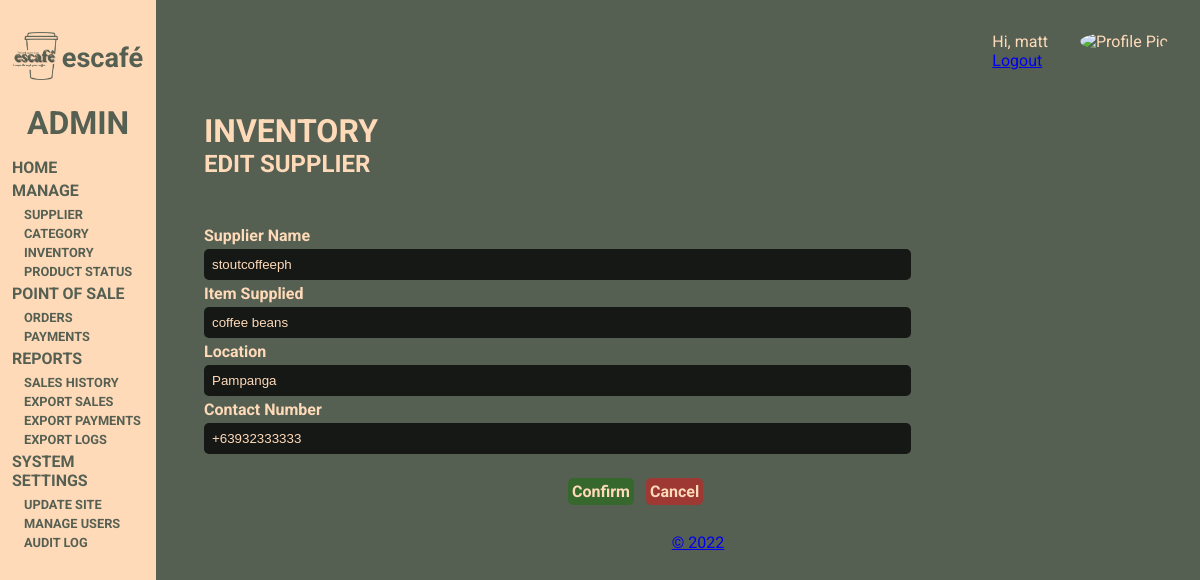
Screenshot of /pages/admin-dashboard-edit-supplier.php?supplierID=7 (signed in) with the database file from the repository.
### tables this page shows
CREATE TABLE `sitesettings` (
  `siteName` varchar(100) NOT NULL,
  `siteLogo` varchar(255) NOT NULL,
  `balance` double NOT NULL
);

CREATE TABLE `supplier` (
  `supplierID` int(11) NOT NULL,
  `supplierName` varchar(255) NOT NULL,
  `itemSupplied` varchar(255) NOT NULL,
  `contactNumber` varchar(12) NOT NULL,
  `location` varchar(255) NOT NULL
);

### connect/config.php (called while the page is built, shortened)
<?php
     $pdo = new PDO('mysql:host=localhost;port=3306;dbname=escafe','root','');
     $pdo->setAttribute(PDO::ATTR_DEFAULT_FETCH_MODE, PDO::FETCH_ASSOC);
     $pdo -> setAttribute(PDO::ATTR_ERRMODE, PDO::ERRMODE_EXCEPTION);
     $statement = $pdo -> prepare ("SELECT * FROM sitesettings");
     $statement -> execute([]);
     $site = $statement -> fetch(0);
     $siteName = $site['siteName'];
?>

### connect/session.php (called while the page is built, shortened)
<?php
    if (isset($_SESSION['profilePic'])){
        $pic = $_SESSION['profilePic'];
    } else {
        $_SESSION['profilePic'] = "\images\blank.png";
    }
?>

### pages/admin-dashboard-edit-supplier.php (the view, shortened to what this page needs)
<?php
    include '../connect/session.php';
    require_once '../connect/config.php';
    $statement = $pdo -> prepare("SELECT * FROM supplier WHERE supplierID = :id");
    $statement -> execute([
        ':id' => $_GET['supplierID']
    ]);
    $supplier = $statement -> fetch(0);
?>
<!DOCTYPE html>
<html lang="en">
<head>
    <link rel="stylesheet" href="../css/dashboard.css">
</head>
<body>
    <?php include './admin-header.php'; ?>
    <main>
        <div class="main-wrapper">
            <div class="user">
                <div class="user-text">
                    <p>Hi, <?php echo $_SESSION['username']?></p>
                    <a href="../connect/logout.php">Logout</a>
                </div>
                <div class="user-image">
                    <img src='<?php
                                    if($pic != null)
                                        echo '../connect/'.$pic;
                                    else
                                        echo '../img/users/blank.png';
                              ?>' alt="Profile Pic">
                </div>
            </div>
            <div class="dashboard-sub">
                <h1>INVENTORY</h1>
                <h2>EDIT SUPPLIER</h2>
                <form action="../connect/editSupplier.php?supplierID=<?php echo $supplier['supplierID'] ?>" method="post">
                    <label for="supplierName">Supplier Name</label> <br>
                    <input type="text" name="supplierName" id="supplierName" value="<?php echo $supplier['supplierName']; ?>"> <br>
                    <label for="itemSupplied">Item Supplied</label> <br>
                    <input type="text" name="itemSupplied" id="itemSupplied" value="<?php echo $supplier['itemSupplied']; ?>"><br>
                    <label for="location">Location</label> <br>
                    <input type="text" name="location" id="location" value="<?php echo $supplier['location']; ?>"> <br>
                    <label for="contactNumber">Contact Number</label> <br>
                    <input type="text" name="contactNumber" id="contactNumber" value="<?php echo $supplier['contactNumber']; ?>" maxlength=12;><br>
                    <div class="action-buttons">
                        <input type="submit" value="Confirm" class="view-btn btn">
                        <a href="./admin-dashboard-inv-supplier.php" class="delete-btn btn">Cancel</a>
                    </div>
                </form>
            </div>
        </div>
    </main>
    <?php include "./footer.php"; ?>
</body>
</html>

### pages/admin-header.php
<header>
        <div class="logo-name">
            <div class="logo-head"><img src="../img/dashboard/logo-green-trim.png" alt="logo"></div>
            <div class="name-head"><p><?php echo $siteName ?><p><p></div>
        </div>
        <h1>ADMIN</h1>
        <nav>
            <ul>
                <h2><a href="./admin-dashboard.php">HOME</a></h2>
                <li>
                    <h2>MANAGE</h2>
                    <ul>
                        <?php if ($_SESSION['access'] === "admin"): ?>
                            <li><a href="./admin-dashboard-inv-supplier.php">SUPPLIER</a></li>
                            <li><a href="./admin-dashboard-inv-category.php">CATEGORY</a></li>
                        <?php endif; ?>
                        <li><a href="./admin-dashboard-inv-manage.php">INVENTORY</a></li>
                        <li><a href="./admin-dashboard-prod-status.php">PRODUCT STATUS</a></li>
                    </ul>
                </li>
                <li>
                    <h2>POINT OF SALE</h2>
                    <ul>
                        <?php if ($_SESSION['access'] === "admin"): ?>
                            <li> <a href="./admin-dashboard-order-status.php">ORDERS</a></li>
                        <?php endif; ?>
                        <li> <a href="./admin-dashboard-payments.php">PAYMENTS</a></li>
                    </ul>
                </li>
                <?php if ($_SESSION['access'] === "admin"): ?>
                <li>
                    <h2>REPORTS</h2>
                    <ul>
                        <li> <a href="./admin-dashboard-sales-history.php">SALES HISTORY</a></li>
                        <li> <a href="../connect/exportSales.php">EXPORT SALES</a></li>
                        <li> <a href="../connect/exportPayments.php">EXPORT PAYMENTS</a></li>
                        <li> <a href="../connect/exportAuditTrail.php">EXPORT LOGS</a></li>
                    </ul>
                </li>
                <li>
                    <h2>SYSTEM SETTINGS</h2>
                    <ul>
                        <li> <a href="./admin-dashboard-update-site.php">UPDATE SITE</a></li>
                        <li> <a href="./admin-dashboard-user-manage.php">MANAGE USERS</a></li>
                        <li> <a href="./admin-dashboard-audit-log.php">AUDIT LOG</a></li>
                    </ul>
                </li>
                <?php endif; ?>
            </ul>
        </nav>
    </header>

### css/dashboard.css (style rules this page uses)
:root { --main-color: #556052; --text-color: #FFDAB9; --dark-box: rgba(0,0,0,0.25); --link-dark-box: rgba(0,0,0,0.75); }
* { padding: 0; margin: 0; }
body { background-color: var(--main-color); font-family: 'Roboto', sans-serif; }
header { background: rgb(255,218,185); height: 100%; color: var(--main-color); position: fixed; text-decoration: none; display:inline-block; min-width: 13vw; max-width: 13vw; padding-bottom: 20%; }
header .logo-name { display: flex; padding: 2rem .75rem 1.25rem .75rem; justify-content: center; }
header .logo-name .logo-head img { height: 3rem; margin-right: .25rem; }
header .logo-name .name-head { align-self: center; font-size: 1.7rem; font-weight: bold; }
header h1 { text-align: center; margin-bottom: 1rem; }
nav ul { list-style-type: none; }
nav ul li h2, nav ul h2 { margin: .25rem .75rem; font-size: 1rem; }
nav ul li ul { list-style-type: none; }
nav ul li ul li { text-indent: 1rem; margin: 0 .5rem; }
nav ul li ul li a, nav ul h2 a { color:var(--main-color); font-weight: bold; text-decoration: none; font-size: .80rem; }
nav ul h2 a { font-size: 1rem; text-align: center; margin-bottom: 1rem; }
main { color: var(--text-color); display: inline-block; margin-left: 17vw; }
main .main-wrapper { display:block; width: 100%; }
main .main-wrapper .user { position: absolute; top: 2rem; right: 2rem; display: flex; }
main .main-wrapper .user .user-text { align-self: center; }
main .main-wrapper .user .user-image img { height: 50px; width: 50px; border-radius: 50%; margin-left: 2rem; }
main .main-wrapper .dashboard-sub h1 { margin-top: 7rem; }
main .main-wrapper .dashboard-sub h2 { margin-bottom: 3rem; }
main .main-wrapper .dashboard-sub form label { font-family: 'Roboto', sans-serif; font-weight: bold; }
main .main-wrapper .dashboard-sub form input[type=text], main .main-wrapper .dashboard-sub form input[type=number], main .main-wrapper .dashboard-sub form input[type=date], main .main-wrapper .dashboard-sub form input[type=select], main .main-wrapper .dashboard-sub form textarea, main .main-wrapper .dashboard-sub form option { color: var(--text-color); background-color: var(--link-dark-box); border: none; border-radius: 5px; padding: .5rem .5rem; margin: .25rem 0; width: 80%; }
.btn { font-family: 'Roboto', sans-serif; font-size: 1rem; font-weight: bold; text-decoration: none; color:var(--text-color); border-radius: 5px; padding: .25rem .25rem; margin: .25rem .25rem; border: none; }
.delete-btn { background-color: rgba(192, 38, 38, 0.69); }
.view-btn { background-color: rgba(42, 108, 32, 0.7); }
.action-buttons { margin: 1rem 30vw; }

### rows the page displays
sitesettings: siteName "escafé"
supplier: supplierName "stoutcoffeeph", itemSupplied "coffee beans", location "Pampanga", contactNumber "+63932333333"

### other values shown
$_SESSION['username'] "matt"
